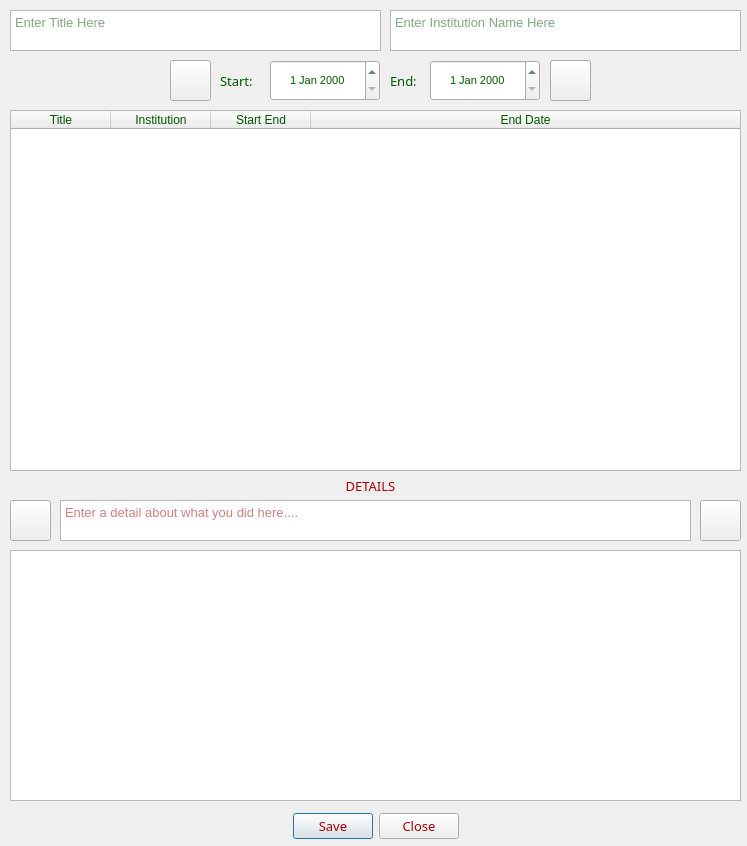
<?xml version="1.0" encoding="UTF-8"?>
<ui version="4.0">
 <class>FinesseDialog</class>
 <widget class="QDialog" name="FinesseDialog">
  <property name="geometry">
   <rect>
    <x>0</x>
    <y>0</y>
    <width>747</width>
    <height>846</height>
   </rect>
  </property>
  <property name="sizePolicy">
   <sizepolicy hsizetype="Fixed" vsizetype="Fixed">
    <horstretch>0</horstretch>
    <verstretch>0</verstretch>
   </sizepolicy>
  </property>
  <property name="minimumSize">
   <size>
    <width>747</width>
    <height>846</height>
   </size>
  </property>
  <property name="maximumSize">
   <size>
    <width>747</width>
    <height>846</height>
   </size>
  </property>
  <property name="windowTitle">
   <string>Dialog</string>
  </property>
  <widget class="QDialogButtonBox" name="dialog_button_box">
   <property name="geometry">
    <rect>
     <x>10</x>
     <y>810</y>
     <width>731</width>
     <height>32</height>
    </rect>
   </property>
   <property name="palette">
    <palette>
     <active>
      <colorrole role="ButtonText">
       <brush brushstyle="SolidPattern">
        <color alpha="255">
         <red>170</red>
         <green>0</green>
         <blue>0</blue>
        </color>
       </brush>
      </colorrole>
     </active>
     <inactive>
      <colorrole role="ButtonText">
       <brush brushstyle="SolidPattern">
        <color alpha="255">
         <red>170</red>
         <green>0</green>
         <blue>0</blue>
        </color>
       </brush>
      </colorrole>
     </inactive>
     <disabled>
      <colorrole role="ButtonText">
       <brush brushstyle="SolidPattern">
        <color alpha="255">
         <red>120</red>
         <green>120</green>
         <blue>120</blue>
        </color>
       </brush>
      </colorrole>
     </disabled>
    </palette>
   </property>
   <property name="font">
    <font>
     <family>Segoe UI Black</family>
     <pointsize>10</pointsize>
    </font>
   </property>
   <property name="orientation">
    <enum>Qt::Horizontal</enum>
   </property>
   <property name="standardButtons">
    <set>QDialogButtonBox::Close|QDialogButtonBox::Save</set>
   </property>
   <property name="centerButtons">
    <bool>true</bool>
   </property>
  </widget>
  <widget class="QTableWidget" name="section_list">
   <property name="geometry">
    <rect>
     <x>10</x>
     <y>110</y>
     <width>731</width>
     <height>361</height>
    </rect>
   </property>
   <property name="sizePolicy">
    <sizepolicy hsizetype="Expanding" vsizetype="Expanding">
     <horstretch>0</horstretch>
     <verstretch>0</verstretch>
    </sizepolicy>
   </property>
   <property name="palette">
    <palette>
     <active>
      <colorrole role="WindowText">
       <brush brushstyle="SolidPattern">
        <color alpha="255">
         <red>0</red>
         <green>85</green>
         <blue>0</blue>
        </color>
       </brush>
      </colorrole>
      <colorrole role="Text">
       <brush brushstyle="SolidPattern">
        <color alpha="255">
         <red>0</red>
         <green>85</green>
         <blue>0</blue>
        </color>
       </brush>
      </colorrole>
      <colorrole role="ButtonText">
       <brush brushstyle="SolidPattern">
        <color alpha="255">
         <red>0</red>
         <green>85</green>
         <blue>0</blue>
        </color>
       </brush>
      </colorrole>
     </active>
     <inactive>
      <colorrole role="WindowText">
       <brush brushstyle="SolidPattern">
        <color alpha="255">
         <red>0</red>
         <green>85</green>
         <blue>0</blue>
        </color>
       </brush>
      </colorrole>
      <colorrole role="Text">
       <brush brushstyle="SolidPattern">
        <color alpha="255">
         <red>0</red>
         <green>85</green>
         <blue>0</blue>
        </color>
       </brush>
      </colorrole>
      <colorrole role="ButtonText">
       <brush brushstyle="SolidPattern">
        <color alpha="255">
         <red>0</red>
         <green>85</green>
         <blue>0</blue>
        </color>
       </brush>
      </colorrole>
     </inactive>
     <disabled>
      <colorrole role="WindowText">
       <brush brushstyle="SolidPattern">
        <color alpha="255">
         <red>120</red>
         <green>120</green>
         <blue>120</blue>
        </color>
       </brush>
      </colorrole>
      <colorrole role="Text">
       <brush brushstyle="SolidPattern">
        <color alpha="255">
         <red>120</red>
         <green>120</green>
         <blue>120</blue>
        </color>
       </brush>
      </colorrole>
      <colorrole role="ButtonText">
       <brush brushstyle="SolidPattern">
        <color alpha="255">
         <red>120</red>
         <green>120</green>
         <blue>120</blue>
        </color>
       </brush>
      </colorrole>
     </disabled>
    </palette>
   </property>
   <property name="autoFillBackground">
    <bool>false</bool>
   </property>
   <property name="sizeAdjustPolicy">
    <enum>QAbstractScrollArea::AdjustToContents</enum>
   </property>
   <property name="selectionBehavior">
    <enum>QAbstractItemView::SelectRows</enum>
   </property>
   <property name="showGrid">
    <bool>true</bool>
   </property>
   <property name="gridStyle">
    <enum>Qt::SolidLine</enum>
   </property>
   <property name="rowCount">
    <number>0</number>
   </property>
   <property name="columnCount">
    <number>4</number>
   </property>
   <attribute name="horizontalHeaderStretchLastSection">
    <bool>true</bool>
   </attribute>
   <attribute name="verticalHeaderStretchLastSection">
    <bool>false</bool>
   </attribute>
   <column>
    <property name="text">
     <string>Title</string>
    </property>
   </column>
   <column>
    <property name="text">
     <string>Institution</string>
    </property>
   </column>
   <column>
    <property name="text">
     <string>Start End</string>
    </property>
   </column>
   <column>
    <property name="text">
     <string>End Date</string>
    </property>
   </column>
  </widget>
  <widget class="QListWidget" name="section_details">
   <property name="geometry">
    <rect>
     <x>10</x>
     <y>550</y>
     <width>731</width>
     <height>251</height>
    </rect>
   </property>
  </widget>
  <widget class="QLabel" name="label_5">
   <property name="geometry">
    <rect>
     <x>10</x>
     <y>470</y>
     <width>721</width>
     <height>31</height>
    </rect>
   </property>
   <property name="palette">
    <palette>
     <active>
      <colorrole role="WindowText">
       <brush brushstyle="SolidPattern">
        <color alpha="255">
         <red>170</red>
         <green>0</green>
         <blue>0</blue>
        </color>
       </brush>
      </colorrole>
     </active>
     <inactive>
      <colorrole role="WindowText">
       <brush brushstyle="SolidPattern">
        <color alpha="255">
         <red>170</red>
         <green>0</green>
         <blue>0</blue>
        </color>
       </brush>
      </colorrole>
     </inactive>
     <disabled>
      <colorrole role="WindowText">
       <brush brushstyle="SolidPattern">
        <color alpha="255">
         <red>120</red>
         <green>120</green>
         <blue>120</blue>
        </color>
       </brush>
      </colorrole>
     </disabled>
    </palette>
   </property>
   <property name="font">
    <font>
     <family>Segoe UI Black</family>
     <pointsize>10</pointsize>
    </font>
   </property>
   <property name="text">
    <string>DETAILS</string>
   </property>
   <property name="alignment">
    <set>Qt::AlignCenter</set>
   </property>
  </widget>
  <widget class="QTextEdit" name="title">
   <property name="geometry">
    <rect>
     <x>10</x>
     <y>10</y>
     <width>371</width>
     <height>41</height>
    </rect>
   </property>
   <property name="palette">
    <palette>
     <active>
      <colorrole role="WindowText">
       <brush brushstyle="SolidPattern">
        <color alpha="255">
         <red>0</red>
         <green>85</green>
         <blue>0</blue>
        </color>
       </brush>
      </colorrole>
      <colorrole role="Text">
       <brush brushstyle="SolidPattern">
        <color alpha="255">
         <red>0</red>
         <green>85</green>
         <blue>0</blue>
        </color>
       </brush>
      </colorrole>
      <colorrole role="ButtonText">
       <brush brushstyle="SolidPattern">
        <color alpha="255">
         <red>0</red>
         <green>85</green>
         <blue>0</blue>
        </color>
       </brush>
      </colorrole>
     </active>
     <inactive>
      <colorrole role="WindowText">
       <brush brushstyle="SolidPattern">
        <color alpha="255">
         <red>0</red>
         <green>85</green>
         <blue>0</blue>
        </color>
       </brush>
      </colorrole>
      <colorrole role="Text">
       <brush brushstyle="SolidPattern">
        <color alpha="255">
         <red>0</red>
         <green>85</green>
         <blue>0</blue>
        </color>
       </brush>
      </colorrole>
      <colorrole role="ButtonText">
       <brush brushstyle="SolidPattern">
        <color alpha="255">
         <red>0</red>
         <green>85</green>
         <blue>0</blue>
        </color>
       </brush>
      </colorrole>
     </inactive>
     <disabled>
      <colorrole role="WindowText">
       <brush brushstyle="SolidPattern">
        <color alpha="255">
         <red>120</red>
         <green>120</green>
         <blue>120</blue>
        </color>
       </brush>
      </colorrole>
      <colorrole role="Text">
       <brush brushstyle="SolidPattern">
        <color alpha="255">
         <red>120</red>
         <green>120</green>
         <blue>120</blue>
        </color>
       </brush>
      </colorrole>
      <colorrole role="ButtonText">
       <brush brushstyle="SolidPattern">
        <color alpha="255">
         <red>120</red>
         <green>120</green>
         <blue>120</blue>
        </color>
       </brush>
      </colorrole>
     </disabled>
    </palette>
   </property>
   <property name="font">
    <font>
     <family>Segoe UI</family>
     <pointsize>10</pointsize>
    </font>
   </property>
   <property name="placeholderText">
    <string>Enter Title Here</string>
   </property>
  </widget>
  <widget class="QTextEdit" name="institution">
   <property name="geometry">
    <rect>
     <x>390</x>
     <y>10</y>
     <width>351</width>
     <height>41</height>
    </rect>
   </property>
   <property name="palette">
    <palette>
     <active>
      <colorrole role="WindowText">
       <brush brushstyle="SolidPattern">
        <color alpha="255">
         <red>0</red>
         <green>85</green>
         <blue>0</blue>
        </color>
       </brush>
      </colorrole>
      <colorrole role="Text">
       <brush brushstyle="SolidPattern">
        <color alpha="255">
         <red>0</red>
         <green>85</green>
         <blue>0</blue>
        </color>
       </brush>
      </colorrole>
      <colorrole role="ButtonText">
       <brush brushstyle="SolidPattern">
        <color alpha="255">
         <red>0</red>
         <green>85</green>
         <blue>0</blue>
        </color>
       </brush>
      </colorrole>
     </active>
     <inactive>
      <colorrole role="WindowText">
       <brush brushstyle="SolidPattern">
        <color alpha="255">
         <red>0</red>
         <green>85</green>
         <blue>0</blue>
        </color>
       </brush>
      </colorrole>
      <colorrole role="Text">
       <brush brushstyle="SolidPattern">
        <color alpha="255">
         <red>0</red>
         <green>85</green>
         <blue>0</blue>
        </color>
       </brush>
      </colorrole>
      <colorrole role="ButtonText">
       <brush brushstyle="SolidPattern">
        <color alpha="255">
         <red>0</red>
         <green>85</green>
         <blue>0</blue>
        </color>
       </brush>
      </colorrole>
     </inactive>
     <disabled>
      <colorrole role="WindowText">
       <brush brushstyle="SolidPattern">
        <color alpha="255">
         <red>120</red>
         <green>120</green>
         <blue>120</blue>
        </color>
       </brush>
      </colorrole>
      <colorrole role="Text">
       <brush brushstyle="SolidPattern">
        <color alpha="255">
         <red>120</red>
         <green>120</green>
         <blue>120</blue>
        </color>
       </brush>
      </colorrole>
      <colorrole role="ButtonText">
       <brush brushstyle="SolidPattern">
        <color alpha="255">
         <red>120</red>
         <green>120</green>
         <blue>120</blue>
        </color>
       </brush>
      </colorrole>
     </disabled>
    </palette>
   </property>
   <property name="font">
    <font>
     <family>Segoe UI</family>
     <pointsize>10</pointsize>
    </font>
   </property>
   <property name="placeholderText">
    <string>Enter Institution Name Here</string>
   </property>
  </widget>
  <widget class="QDateEdit" name="start_date">
   <property name="geometry">
    <rect>
     <x>270</x>
     <y>60</y>
     <width>110</width>
     <height>41</height>
    </rect>
   </property>
   <property name="palette">
    <palette>
     <active>
      <colorrole role="WindowText">
       <brush brushstyle="SolidPattern">
        <color alpha="255">
         <red>0</red>
         <green>85</green>
         <blue>0</blue>
        </color>
       </brush>
      </colorrole>
      <colorrole role="Text">
       <brush brushstyle="SolidPattern">
        <color alpha="255">
         <red>0</red>
         <green>85</green>
         <blue>0</blue>
        </color>
       </brush>
      </colorrole>
      <colorrole role="ButtonText">
       <brush brushstyle="SolidPattern">
        <color alpha="255">
         <red>0</red>
         <green>85</green>
         <blue>0</blue>
        </color>
       </brush>
      </colorrole>
     </active>
     <inactive>
      <colorrole role="WindowText">
       <brush brushstyle="SolidPattern">
        <color alpha="255">
         <red>0</red>
         <green>85</green>
         <blue>0</blue>
        </color>
       </brush>
      </colorrole>
      <colorrole role="Text">
       <brush brushstyle="SolidPattern">
        <color alpha="255">
         <red>0</red>
         <green>85</green>
         <blue>0</blue>
        </color>
       </brush>
      </colorrole>
      <colorrole role="ButtonText">
       <brush brushstyle="SolidPattern">
        <color alpha="255">
         <red>0</red>
         <green>85</green>
         <blue>0</blue>
        </color>
       </brush>
      </colorrole>
     </inactive>
     <disabled>
      <colorrole role="WindowText">
       <brush brushstyle="SolidPattern">
        <color alpha="255">
         <red>120</red>
         <green>120</green>
         <blue>120</blue>
        </color>
       </brush>
      </colorrole>
      <colorrole role="Text">
       <brush brushstyle="SolidPattern">
        <color alpha="255">
         <red>120</red>
         <green>120</green>
         <blue>120</blue>
        </color>
       </brush>
      </colorrole>
      <colorrole role="ButtonText">
       <brush brushstyle="SolidPattern">
        <color alpha="255">
         <red>120</red>
         <green>120</green>
         <blue>120</blue>
        </color>
       </brush>
      </colorrole>
     </disabled>
    </palette>
   </property>
   <property name="font">
    <font>
     <family>Segoe UI</family>
     <pointsize>8</pointsize>
    </font>
   </property>
   <property name="alignment">
    <set>Qt::AlignCenter</set>
   </property>
  </widget>
  <widget class="QDateEdit" name="end_date">
   <property name="geometry">
    <rect>
     <x>430</x>
     <y>60</y>
     <width>110</width>
     <height>41</height>
    </rect>
   </property>
   <property name="palette">
    <palette>
     <active>
      <colorrole role="WindowText">
       <brush brushstyle="SolidPattern">
        <color alpha="255">
         <red>0</red>
         <green>85</green>
         <blue>0</blue>
        </color>
       </brush>
      </colorrole>
      <colorrole role="Text">
       <brush brushstyle="SolidPattern">
        <color alpha="255">
         <red>0</red>
         <green>85</green>
         <blue>0</blue>
        </color>
       </brush>
      </colorrole>
      <colorrole role="ButtonText">
       <brush brushstyle="SolidPattern">
        <color alpha="255">
         <red>0</red>
         <green>85</green>
         <blue>0</blue>
        </color>
       </brush>
      </colorrole>
     </active>
     <inactive>
      <colorrole role="WindowText">
       <brush brushstyle="SolidPattern">
        <color alpha="255">
         <red>0</red>
         <green>85</green>
         <blue>0</blue>
        </color>
       </brush>
      </colorrole>
      <colorrole role="Text">
       <brush brushstyle="SolidPattern">
        <color alpha="255">
         <red>0</red>
         <green>85</green>
         <blue>0</blue>
        </color>
       </brush>
      </colorrole>
      <colorrole role="ButtonText">
       <brush brushstyle="SolidPattern">
        <color alpha="255">
         <red>0</red>
         <green>85</green>
         <blue>0</blue>
        </color>
       </brush>
      </colorrole>
     </inactive>
     <disabled>
      <colorrole role="WindowText">
       <brush brushstyle="SolidPattern">
        <color alpha="255">
         <red>120</red>
         <green>120</green>
         <blue>120</blue>
        </color>
       </brush>
      </colorrole>
      <colorrole role="Text">
       <brush brushstyle="SolidPattern">
        <color alpha="255">
         <red>120</red>
         <green>120</green>
         <blue>120</blue>
        </color>
       </brush>
      </colorrole>
      <colorrole role="ButtonText">
       <brush brushstyle="SolidPattern">
        <color alpha="255">
         <red>120</red>
         <green>120</green>
         <blue>120</blue>
        </color>
       </brush>
      </colorrole>
     </disabled>
    </palette>
   </property>
   <property name="font">
    <font>
     <family>Segoe UI</family>
     <pointsize>8</pointsize>
    </font>
   </property>
   <property name="alignment">
    <set>Qt::AlignCenter</set>
   </property>
  </widget>
  <widget class="QLabel" name="label">
   <property name="geometry">
    <rect>
     <x>220</x>
     <y>60</y>
     <width>51</width>
     <height>41</height>
    </rect>
   </property>
   <property name="palette">
    <palette>
     <active>
      <colorrole role="WindowText">
       <brush brushstyle="SolidPattern">
        <color alpha="255">
         <red>0</red>
         <green>85</green>
         <blue>0</blue>
        </color>
       </brush>
      </colorrole>
      <colorrole role="Text">
       <brush brushstyle="SolidPattern">
        <color alpha="255">
         <red>0</red>
         <green>85</green>
         <blue>0</blue>
        </color>
       </brush>
      </colorrole>
      <colorrole role="ButtonText">
       <brush brushstyle="SolidPattern">
        <color alpha="255">
         <red>0</red>
         <green>85</green>
         <blue>0</blue>
        </color>
       </brush>
      </colorrole>
     </active>
     <inactive>
      <colorrole role="WindowText">
       <brush brushstyle="SolidPattern">
        <color alpha="255">
         <red>0</red>
         <green>85</green>
         <blue>0</blue>
        </color>
       </brush>
      </colorrole>
      <colorrole role="Text">
       <brush brushstyle="SolidPattern">
        <color alpha="255">
         <red>0</red>
         <green>85</green>
         <blue>0</blue>
        </color>
       </brush>
      </colorrole>
      <colorrole role="ButtonText">
       <brush brushstyle="SolidPattern">
        <color alpha="255">
         <red>0</red>
         <green>85</green>
         <blue>0</blue>
        </color>
       </brush>
      </colorrole>
     </inactive>
     <disabled>
      <colorrole role="WindowText">
       <brush brushstyle="SolidPattern">
        <color alpha="255">
         <red>120</red>
         <green>120</green>
         <blue>120</blue>
        </color>
       </brush>
      </colorrole>
      <colorrole role="Text">
       <brush brushstyle="SolidPattern">
        <color alpha="255">
         <red>120</red>
         <green>120</green>
         <blue>120</blue>
        </color>
       </brush>
      </colorrole>
      <colorrole role="ButtonText">
       <brush brushstyle="SolidPattern">
        <color alpha="255">
         <red>120</red>
         <green>120</green>
         <blue>120</blue>
        </color>
       </brush>
      </colorrole>
     </disabled>
    </palette>
   </property>
   <property name="font">
    <font>
     <family>Segoe UI Black</family>
     <pointsize>10</pointsize>
    </font>
   </property>
   <property name="text">
    <string>Start:</string>
   </property>
  </widget>
  <widget class="QLabel" name="label_2">
   <property name="geometry">
    <rect>
     <x>390</x>
     <y>60</y>
     <width>41</width>
     <height>41</height>
    </rect>
   </property>
   <property name="palette">
    <palette>
     <active>
      <colorrole role="WindowText">
       <brush brushstyle="SolidPattern">
        <color alpha="255">
         <red>0</red>
         <green>85</green>
         <blue>0</blue>
        </color>
       </brush>
      </colorrole>
      <colorrole role="Text">
       <brush brushstyle="SolidPattern">
        <color alpha="255">
         <red>0</red>
         <green>85</green>
         <blue>0</blue>
        </color>
       </brush>
      </colorrole>
      <colorrole role="ButtonText">
       <brush brushstyle="SolidPattern">
        <color alpha="255">
         <red>0</red>
         <green>85</green>
         <blue>0</blue>
        </color>
       </brush>
      </colorrole>
     </active>
     <inactive>
      <colorrole role="WindowText">
       <brush brushstyle="SolidPattern">
        <color alpha="255">
         <red>0</red>
         <green>85</green>
         <blue>0</blue>
        </color>
       </brush>
      </colorrole>
      <colorrole role="Text">
       <brush brushstyle="SolidPattern">
        <color alpha="255">
         <red>0</red>
         <green>85</green>
         <blue>0</blue>
        </color>
       </brush>
      </colorrole>
      <colorrole role="ButtonText">
       <brush brushstyle="SolidPattern">
        <color alpha="255">
         <red>0</red>
         <green>85</green>
         <blue>0</blue>
        </color>
       </brush>
      </colorrole>
     </inactive>
     <disabled>
      <colorrole role="WindowText">
       <brush brushstyle="SolidPattern">
        <color alpha="255">
         <red>120</red>
         <green>120</green>
         <blue>120</blue>
        </color>
       </brush>
      </colorrole>
      <colorrole role="Text">
       <brush brushstyle="SolidPattern">
        <color alpha="255">
         <red>120</red>
         <green>120</green>
         <blue>120</blue>
        </color>
       </brush>
      </colorrole>
      <colorrole role="ButtonText">
       <brush brushstyle="SolidPattern">
        <color alpha="255">
         <red>120</red>
         <green>120</green>
         <blue>120</blue>
        </color>
       </brush>
      </colorrole>
     </disabled>
    </palette>
   </property>
   <property name="font">
    <font>
     <family>Segoe UI Black</family>
     <pointsize>10</pointsize>
    </font>
   </property>
   <property name="text">
    <string>End:</string>
   </property>
  </widget>
  <widget class="QPushButton" name="save_detail">
   <property name="geometry">
    <rect>
     <x>700</x>
     <y>500</y>
     <width>41</width>
     <height>41</height>
    </rect>
   </property>
   <property name="palette">
    <palette>
     <active>
      <colorrole role="WindowText">
       <brush brushstyle="SolidPattern">
        <color alpha="255">
         <red>170</red>
         <green>0</green>
         <blue>0</blue>
        </color>
       </brush>
      </colorrole>
      <colorrole role="Text">
       <brush brushstyle="SolidPattern">
        <color alpha="255">
         <red>170</red>
         <green>0</green>
         <blue>0</blue>
        </color>
       </brush>
      </colorrole>
      <colorrole role="ButtonText">
       <brush brushstyle="SolidPattern">
        <color alpha="255">
         <red>170</red>
         <green>0</green>
         <blue>0</blue>
        </color>
       </brush>
      </colorrole>
     </active>
     <inactive>
      <colorrole role="WindowText">
       <brush brushstyle="SolidPattern">
        <color alpha="255">
         <red>170</red>
         <green>0</green>
         <blue>0</blue>
        </color>
       </brush>
      </colorrole>
      <colorrole role="Text">
       <brush brushstyle="SolidPattern">
        <color alpha="255">
         <red>170</red>
         <green>0</green>
         <blue>0</blue>
        </color>
       </brush>
      </colorrole>
      <colorrole role="ButtonText">
       <brush brushstyle="SolidPattern">
        <color alpha="255">
         <red>170</red>
         <green>0</green>
         <blue>0</blue>
        </color>
       </brush>
      </colorrole>
     </inactive>
     <disabled>
      <colorrole role="WindowText">
       <brush brushstyle="SolidPattern">
        <color alpha="255">
         <red>120</red>
         <green>120</green>
         <blue>120</blue>
        </color>
       </brush>
      </colorrole>
      <colorrole role="Text">
       <brush brushstyle="SolidPattern">
        <color alpha="255">
         <red>120</red>
         <green>120</green>
         <blue>120</blue>
        </color>
       </brush>
      </colorrole>
      <colorrole role="ButtonText">
       <brush brushstyle="SolidPattern">
        <color alpha="255">
         <red>120</red>
         <green>120</green>
         <blue>120</blue>
        </color>
       </brush>
      </colorrole>
     </disabled>
    </palette>
   </property>
   <property name="font">
    <font>
     <family>Segoe UI Black</family>
     <pointsize>13</pointsize>
    </font>
   </property>
   <property name="cursor">
    <cursorShape>PointingHandCursor</cursorShape>
   </property>
   <property name="text">
    <string/>
   </property>
   <property name="icon">
    <iconset>
     <normaloff>finesse-save.png</normaloff>
     <activeon>finesse-save-active.png</activeon>finesse-save.png</iconset>
   </property>
   <property name="iconSize">
    <size>
     <width>41</width>
     <height>41</height>
    </size>
   </property>
  </widget>
  <widget class="QTextEdit" name="details_textedit">
   <property name="geometry">
    <rect>
     <x>60</x>
     <y>500</y>
     <width>631</width>
     <height>41</height>
    </rect>
   </property>
   <property name="palette">
    <palette>
     <active>
      <colorrole role="WindowText">
       <brush brushstyle="SolidPattern">
        <color alpha="255">
         <red>170</red>
         <green>0</green>
         <blue>0</blue>
        </color>
       </brush>
      </colorrole>
      <colorrole role="Text">
       <brush brushstyle="SolidPattern">
        <color alpha="255">
         <red>170</red>
         <green>0</green>
         <blue>0</blue>
        </color>
       </brush>
      </colorrole>
      <colorrole role="ButtonText">
       <brush brushstyle="SolidPattern">
        <color alpha="255">
         <red>170</red>
         <green>0</green>
         <blue>0</blue>
        </color>
       </brush>
      </colorrole>
      <colorrole role="Shadow">
       <brush brushstyle="SolidPattern">
        <color alpha="255">
         <red>255</red>
         <green>224</green>
         <blue>108</blue>
        </color>
       </brush>
      </colorrole>
     </active>
     <inactive>
      <colorrole role="WindowText">
       <brush brushstyle="SolidPattern">
        <color alpha="255">
         <red>170</red>
         <green>0</green>
         <blue>0</blue>
        </color>
       </brush>
      </colorrole>
      <colorrole role="Text">
       <brush brushstyle="SolidPattern">
        <color alpha="255">
         <red>170</red>
         <green>0</green>
         <blue>0</blue>
        </color>
       </brush>
      </colorrole>
      <colorrole role="ButtonText">
       <brush brushstyle="SolidPattern">
        <color alpha="255">
         <red>170</red>
         <green>0</green>
         <blue>0</blue>
        </color>
       </brush>
      </colorrole>
      <colorrole role="Shadow">
       <brush brushstyle="SolidPattern">
        <color alpha="255">
         <red>255</red>
         <green>224</green>
         <blue>108</blue>
        </color>
       </brush>
      </colorrole>
     </inactive>
     <disabled>
      <colorrole role="WindowText">
       <brush brushstyle="SolidPattern">
        <color alpha="255">
         <red>120</red>
         <green>120</green>
         <blue>120</blue>
        </color>
       </brush>
      </colorrole>
      <colorrole role="Text">
       <brush brushstyle="SolidPattern">
        <color alpha="255">
         <red>120</red>
         <green>120</green>
         <blue>120</blue>
        </color>
       </brush>
      </colorrole>
      <colorrole role="ButtonText">
       <brush brushstyle="SolidPattern">
        <color alpha="255">
         <red>120</red>
         <green>120</green>
         <blue>120</blue>
        </color>
       </brush>
      </colorrole>
      <colorrole role="Shadow">
       <brush brushstyle="SolidPattern">
        <color alpha="255">
         <red>255</red>
         <green>224</green>
         <blue>108</blue>
        </color>
       </brush>
      </colorrole>
     </disabled>
    </palette>
   </property>
   <property name="font">
    <font>
     <family>Segoe UI</family>
     <pointsize>10</pointsize>
    </font>
   </property>
   <property name="placeholderText">
    <string>Enter a detail about what you did here....</string>
   </property>
  </widget>
  <widget class="QPushButton" name="remove_detail">
   <property name="geometry">
    <rect>
     <x>10</x>
     <y>500</y>
     <width>41</width>
     <height>41</height>
    </rect>
   </property>
   <property name="palette">
    <palette>
     <active>
      <colorrole role="WindowText">
       <brush brushstyle="SolidPattern">
        <color alpha="255">
         <red>170</red>
         <green>0</green>
         <blue>0</blue>
        </color>
       </brush>
      </colorrole>
      <colorrole role="Text">
       <brush brushstyle="SolidPattern">
        <color alpha="255">
         <red>170</red>
         <green>0</green>
         <blue>0</blue>
        </color>
       </brush>
      </colorrole>
      <colorrole role="ButtonText">
       <brush brushstyle="SolidPattern">
        <color alpha="255">
         <red>170</red>
         <green>0</green>
         <blue>0</blue>
        </color>
       </brush>
      </colorrole>
     </active>
     <inactive>
      <colorrole role="WindowText">
       <brush brushstyle="SolidPattern">
        <color alpha="255">
         <red>170</red>
         <green>0</green>
         <blue>0</blue>
        </color>
       </brush>
      </colorrole>
      <colorrole role="Text">
       <brush brushstyle="SolidPattern">
        <color alpha="255">
         <red>170</red>
         <green>0</green>
         <blue>0</blue>
        </color>
       </brush>
      </colorrole>
      <colorrole role="ButtonText">
       <brush brushstyle="SolidPattern">
        <color alpha="255">
         <red>170</red>
         <green>0</green>
         <blue>0</blue>
        </color>
       </brush>
      </colorrole>
     </inactive>
     <disabled>
      <colorrole role="WindowText">
       <brush brushstyle="SolidPattern">
        <color alpha="255">
         <red>120</red>
         <green>120</green>
         <blue>120</blue>
        </color>
       </brush>
      </colorrole>
      <colorrole role="Text">
       <brush brushstyle="SolidPattern">
        <color alpha="255">
         <red>120</red>
         <green>120</green>
         <blue>120</blue>
        </color>
       </brush>
      </colorrole>
      <colorrole role="ButtonText">
       <brush brushstyle="SolidPattern">
        <color alpha="255">
         <red>120</red>
         <green>120</green>
         <blue>120</blue>
        </color>
       </brush>
      </colorrole>
     </disabled>
    </palette>
   </property>
   <property name="font">
    <font>
     <family>Segoe UI Black</family>
     <pointsize>13</pointsize>
    </font>
   </property>
   <property name="cursor">
    <cursorShape>PointingHandCursor</cursorShape>
   </property>
   <property name="text">
    <string/>
   </property>
   <property name="icon">
    <iconset>
     <normaloff>finesse-remove.png</normaloff>
     <activeon>finesse-remove-active.png</activeon>finesse-remove.png</iconset>
   </property>
   <property name="iconSize">
    <size>
     <width>41</width>
     <height>41</height>
    </size>
   </property>
  </widget>
  <widget class="QPushButton" name="add_section">
   <property name="geometry">
    <rect>
     <x>550</x>
     <y>60</y>
     <width>41</width>
     <height>41</height>
    </rect>
   </property>
   <property name="palette">
    <palette>
     <active>
      <colorrole role="WindowText">
       <brush brushstyle="SolidPattern">
        <color alpha="255">
         <red>170</red>
         <green>0</green>
         <blue>0</blue>
        </color>
       </brush>
      </colorrole>
      <colorrole role="Text">
       <brush brushstyle="SolidPattern">
        <color alpha="255">
         <red>170</red>
         <green>0</green>
         <blue>0</blue>
        </color>
       </brush>
      </colorrole>
      <colorrole role="ButtonText">
       <brush brushstyle="SolidPattern">
        <color alpha="255">
         <red>170</red>
         <green>0</green>
         <blue>0</blue>
        </color>
       </brush>
      </colorrole>
     </active>
     <inactive>
      <colorrole role="WindowText">
       <brush brushstyle="SolidPattern">
        <color alpha="255">
         <red>170</red>
         <green>0</green>
         <blue>0</blue>
        </color>
       </brush>
      </colorrole>
      <colorrole role="Text">
       <brush brushstyle="SolidPattern">
        <color alpha="255">
         <red>170</red>
         <green>0</green>
         <blue>0</blue>
        </color>
       </brush>
      </colorrole>
      <colorrole role="ButtonText">
       <brush brushstyle="SolidPattern">
        <color alpha="255">
         <red>170</red>
         <green>0</green>
         <blue>0</blue>
        </color>
       </brush>
      </colorrole>
     </inactive>
     <disabled>
      <colorrole role="WindowText">
       <brush brushstyle="SolidPattern">
        <color alpha="255">
         <red>120</red>
         <green>120</green>
         <blue>120</blue>
        </color>
       </brush>
      </colorrole>
      <colorrole role="Text">
       <brush brushstyle="SolidPattern">
        <color alpha="255">
         <red>120</red>
         <green>120</green>
         <blue>120</blue>
        </color>
       </brush>
      </colorrole>
      <colorrole role="ButtonText">
       <brush brushstyle="SolidPattern">
        <color alpha="255">
         <red>120</red>
         <green>120</green>
         <blue>120</blue>
        </color>
       </brush>
      </colorrole>
     </disabled>
    </palette>
   </property>
   <property name="font">
    <font>
     <family>Segoe UI Black</family>
     <pointsize>13</pointsize>
    </font>
   </property>
   <property name="cursor">
    <cursorShape>PointingHandCursor</cursorShape>
   </property>
   <property name="text">
    <string/>
   </property>
   <property name="icon">
    <iconset>
     <normaloff>finesse-section-save.png</normaloff>
     <activeon>finesse-section-save-active.png</activeon>finesse-section-save.png</iconset>
   </property>
   <property name="iconSize">
    <size>
     <width>41</width>
     <height>41</height>
    </size>
   </property>
  </widget>
  <widget class="QPushButton" name="remove_section">
   <property name="geometry">
    <rect>
     <x>170</x>
     <y>60</y>
     <width>41</width>
     <height>41</height>
    </rect>
   </property>
   <property name="palette">
    <palette>
     <active>
      <colorrole role="WindowText">
       <brush brushstyle="SolidPattern">
        <color alpha="255">
         <red>170</red>
         <green>0</green>
         <blue>0</blue>
        </color>
       </brush>
      </colorrole>
      <colorrole role="Text">
       <brush brushstyle="SolidPattern">
        <color alpha="255">
         <red>170</red>
         <green>0</green>
         <blue>0</blue>
        </color>
       </brush>
      </colorrole>
      <colorrole role="ButtonText">
       <brush brushstyle="SolidPattern">
        <color alpha="255">
         <red>170</red>
         <green>0</green>
         <blue>0</blue>
        </color>
       </brush>
      </colorrole>
     </active>
     <inactive>
      <colorrole role="WindowText">
       <brush brushstyle="SolidPattern">
        <color alpha="255">
         <red>170</red>
         <green>0</green>
         <blue>0</blue>
        </color>
       </brush>
      </colorrole>
      <colorrole role="Text">
       <brush brushstyle="SolidPattern">
        <color alpha="255">
         <red>170</red>
         <green>0</green>
         <blue>0</blue>
        </color>
       </brush>
      </colorrole>
      <colorrole role="ButtonText">
       <brush brushstyle="SolidPattern">
        <color alpha="255">
         <red>170</red>
         <green>0</green>
         <blue>0</blue>
        </color>
       </brush>
      </colorrole>
     </inactive>
     <disabled>
      <colorrole role="WindowText">
       <brush brushstyle="SolidPattern">
        <color alpha="255">
         <red>120</red>
         <green>120</green>
         <blue>120</blue>
        </color>
       </brush>
      </colorrole>
      <colorrole role="Text">
       <brush brushstyle="SolidPattern">
        <color alpha="255">
         <red>120</red>
         <green>120</green>
         <blue>120</blue>
        </color>
       </brush>
      </colorrole>
      <colorrole role="ButtonText">
       <brush brushstyle="SolidPattern">
        <color alpha="255">
         <red>120</red>
         <green>120</green>
         <blue>120</blue>
        </color>
       </brush>
      </colorrole>
     </disabled>
    </palette>
   </property>
   <property name="font">
    <font>
     <family>Segoe UI Black</family>
     <pointsize>13</pointsize>
    </font>
   </property>
   <property name="cursor">
    <cursorShape>PointingHandCursor</cursorShape>
   </property>
   <property name="text">
    <string/>
   </property>
   <property name="icon">
    <iconset>
     <normaloff>finesse-section-remove.png</normaloff>
     <activeon>finesse-section-remove-active.png</activeon>finesse-section-remove.png</iconset>
   </property>
   <property name="iconSize">
    <size>
     <width>41</width>
     <height>41</height>
    </size>
   </property>
  </widget>
 </widget>
 <resources/>
 <connections>
  <connection>
   <sender>dialog_button_box</sender>
   <signal>accepted()</signal>
   <receiver>FinesseDialog</receiver>
   <slot>accept()</slot>
   <hints>
    <hint type="sourcelabel">
     <x>248</x>
     <y>254</y>
    </hint>
    <hint type="destinationlabel">
     <x>157</x>
     <y>274</y>
    </hint>
   </hints>
  </connection>
  <connection>
   <sender>dialog_button_box</sender>
   <signal>rejected()</signal>
   <receiver>FinesseDialog</receiver>
   <slot>reject()</slot>
   <hints>
    <hint type="sourcelabel">
     <x>316</x>
     <y>260</y>
    </hint>
    <hint type="destinationlabel">
     <x>286</x>
     <y>274</y>
    </hint>
   </hints>
  </connection>
 </connections>
</ui>
